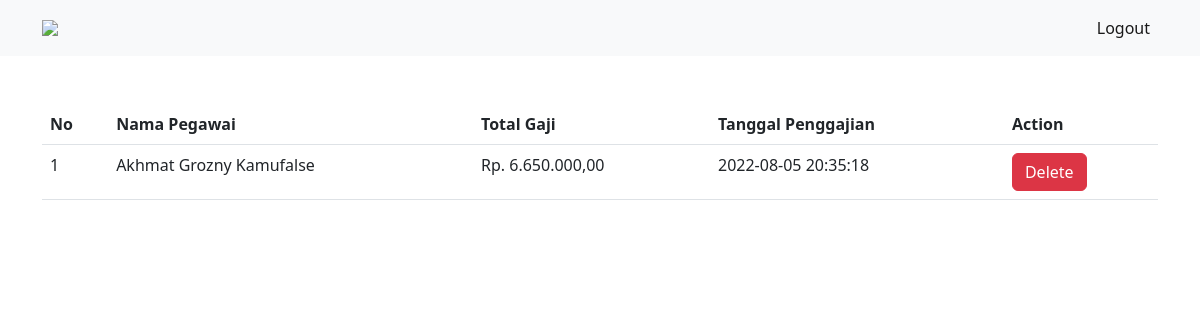
The page /admin/penggajian/view.php on the database its author committed.
### tables this page shows
CREATE TABLE `penggajian` (
  `id_penggajian` varchar(30) NOT NULL,
  `id_pegawai` varchar(30) DEFAULT NULL,
  `total_gaji` varchar(40) DEFAULT NULL,
  `date` varchar(30) NOT NULL
);

CREATE TABLE `pegawai` (
  `id_pegawai` varchar(20) NOT NULL,
  `id_golongan` varchar(20) DEFAULT NULL,
  `id_jabatan` varchar(20) DEFAULT NULL,
  `id_jadwal_kerja` varchar(20) DEFAULT NULL,
  `nip` varchar(50) DEFAULT NULL,
  `nama_pegawai` varchar(50) DEFAULT NULL,
  `jenis_kelamin` enum('Laki-Laki','Perempuan') DEFAULT NULL,
  `tempat_lahir` varchar(50) DEFAULT NULL,
  `tanggal_lahir` varchar(50) DEFAULT NULL,
  `alamat` text DEFAULT NULL,
  `no_telp` varchar(13) DEFAULT NULL,
  `status` enum('Sudah Menikah','Belum Menikah') DEFAULT NULL,
  `agama` varchar(20) DEFAULT NULL,
  `email` varchar(50) DEFAULT NULL,
  `password` varchar(50) DEFAULT NULL
);

### admin/penggajian/view.php (the view, shortened to what this page needs)
<?php
    $db = dbConnect();
    $sqlViewPgw = "SELECT a.*, b.* FROM (penggajian as a
    INNER JOIN pegawai as b ON a.id_pegawai = b.id_pegawai)";
    $execPgj = $db->query($sqlViewPgw);
?>
<!DOCTYPE html>
<html lang="en">
<head>
    <link rel="stylesheet" href="https://cdn.jsdelivr.net/npm/bootstrap@5.2.0/dist/css/bootstrap.min.css">
</head>
<body>
<nav class="navbar navbar-expand-lg bg-light">
    <div class="container">
    <img src="https://ik.imagekit.io/zlt25mb52fx/ahmcdn/assets/images/logo/honda.svg" width="20%" class="navbar-brand">
        <div class="collapse navbar-collapse" id="navbarSupportedContent">
        <ul class="navbar-nav ms-auto mb-2 mb-lg-0">
            <li class="nav-item">
            <a class="nav-link active" aria-current="page" href="../logout.php">Logout</a>
            </li>
        </ul>
        </div>
    </div>
</nav>
    <div class="container">
        <div class="mt-5">
            <table class="table">
                <tr>
                    <th>No</th>
                    <th>Nama Pegawai</th>
                    <th>Total Gaji</th>
                    <th>Tanggal Penggajian</th>
                    <th>Action</th>
                </tr>
                <?php $i = 1; foreach($execPgj as $resPgj):?>
                <tr>
                    <td><?= $i++?></td>
                    <td><?= $resPgj['nama_pegawai']?></td>
                    <td><?= $resPgj['total_gaji']?></td>
                    <td><?= $resPgj['date']?></td>
                    <td>
                        <a href="delete.php?id=<?= $resPgj['id_penggajian']?>" class="btn btn-danger" onclick="return confirm('Yakin Hapus Data Penggajian?')">Delete</a>
                    </td>
                </tr>
                <?php endforeach;?>
            </table>
        </div>
    </div>
</body>
</html>

### rows shown on the page
penggajian: id_pegawai.nama_pegawai "Akhmat Grozny Kamufalse", total_gaji "Rp. 6.650.000,00", date "2022-08-05 20:35:18"
